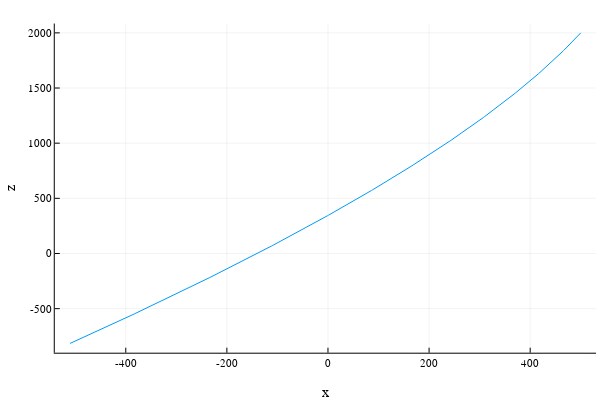

The cell this chart's notebook holds for it:
### Code cell
let p = data.truth.state
    plot(p.r[1], p.r[2], xlabel="x", ylabel="z", label=false)
end

### Figure 1 — Plotly figure (JSON) as saved in the notebook; plotly's stock layout.template omitted (floating-point values rounded to 4 significant figures; data arrays with more than 128 entries replaced by an {"elided": "..."} marker saying what was removed)
{"data": [{"colorbar": {"title": ""}, "legendgroup": "", "line": {"color": "rgba(0, 154, 250, 1.000)", "dash": "solid", "shape": "linear", "width": 1}, "mode": "lines", "name": "", "showlegend": false, "type": "scatter", "x": {"elided": "503 float values"}, "xaxis": "x", "y": {"elided": "503 float values"}, "yaxis": "y", "zmax": null, "zmin": null}], "layout": {"annotations": [], "height": 400, "legend": {"bgcolor": "rgba(255, 255, 255, 1.000)", "bordercolor": "rgba(0, 0, 0, 1.000)", "borderwidth": 1, "font": {"color": "rgba(0, 0, 0, 1.000)", "family": "sans-serif", "size": 11}, "title": {"font": {"color": "rgba(0, 0, 0, 1.000)", "family": "sans-serif", "size": 15}, "text": ""}, "tracegroupgap": 0, "traceorder": "normal", "x": 1, "xanchor": "auto", "y": 1, "yanchor": "auto"}, "margin": {"b": 20, "l": 0, "r": 0, "t": 20}, "paper_bgcolor": "rgba(255, 255, 255, 1.000)", "plot_bgcolor": "rgba(255, 255, 255, 1.000)", "showlegend": true, "width": 600, "xaxis": {"anchor": "y", "domain": [0.09128, 0.9934], "gridcolor": "rgba(0, 0, 0, 0.100)", "gridwidth": 0.5, "linecolor": "rgba(0, 0, 0, 1.000)", "mirror": false, "range": [-540.4, 530.3], "showgrid": true, "showline": true, "showticklabels": true, "tickangle": 0, "tickcolor": "rgb(0, 0, 0)", "tickfont": {"color": "rgba(0, 0, 0, 1.000)", "family": "sans-serif", "size": 11}, "tickmode": "array", "ticks": "inside", "ticktext": ["-400", "-200", "0", "200", "400"], "tickvals": [-400, -200, 0, 200, 400], "title": "x", "titlefont": {"color": "rgba(0, 0, 0, 1.000)", "family": "sans-serif", "size": 15}, "type": "-", "visible": true, "zeroline": false, "zerolinecolor": "rgba(0, 0, 0, 1.000)"}, "yaxis": {"anchor": "x", "domain": [0.07581, 0.9902], "gridcolor": "rgba(0, 0, 0, 0.100)", "gridwidth": 0.5, "linecolor": "rgba(0, 0, 0, 1.000)", "mirror": false, "range": [-899.3, 2084.0], "showgrid": true, "showline": true, "showticklabels": true, "tickangle": 0, "tickcolor": "rgb(0, 0, 0)", "tickfont": {"color": "rgba(0, 0, 0, 1.000)", "family": "sans-serif", "size": 11}, "tickmode": "array", "ticks": "inside", "ticktext": ["-500", "0", "500", "1000", "1500", "2000"], "tickvals": [-500, 0, 500, 1000, 1500, 2000], "title": "z", "titlefont": {"color": "rgba(0, 0, 0, 1.000)", "family": "sans-serif", "size": 15}, "type": "-", "visible": true, "zeroline": false, "zerolinecolor": "rgba(0, 0, 0, 1.000)"}}}
